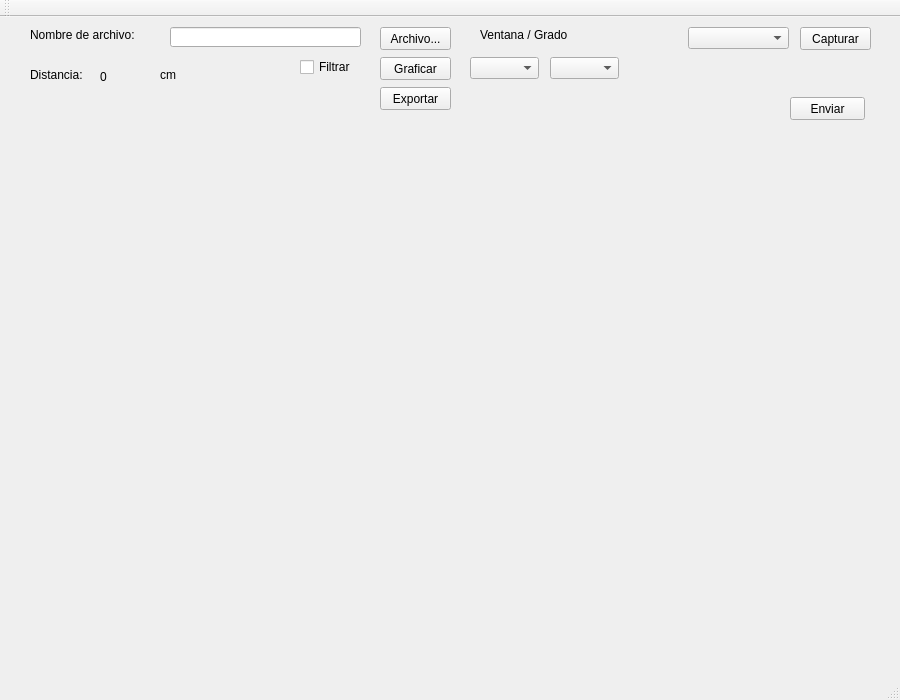
<?xml version="1.0" encoding="UTF-8"?>
<ui version="4.0">
 <class>MainWindow</class>
 <widget class="QMainWindow" name="MainWindow">
  <property name="geometry">
   <rect>
    <x>0</x>
    <y>0</y>
    <width>900</width>
    <height>700</height>
   </rect>
  </property>
  <property name="windowTitle">
   <string>MainWindow</string>
  </property>
  <widget class="QWidget" name="centralWidget">
   <widget class="QPushButton" name="btnCapturar">
    <property name="geometry">
     <rect>
      <x>800</x>
      <y>10</y>
      <width>71</width>
      <height>23</height>
     </rect>
    </property>
    <property name="text">
     <string>Capturar</string>
    </property>
   </widget>
   <widget class="QLabel" name="lblDistancia">
    <property name="geometry">
     <rect>
      <x>30</x>
      <y>50</y>
      <width>71</width>
      <height>16</height>
     </rect>
    </property>
    <property name="text">
     <string>Distancia:</string>
    </property>
   </widget>
   <widget class="QLabel" name="lblCm">
    <property name="geometry">
     <rect>
      <x>160</x>
      <y>50</y>
      <width>21</width>
      <height>16</height>
     </rect>
    </property>
    <property name="text">
     <string>cm</string>
    </property>
   </widget>
   <widget class="QLabel" name="lblCmNum">
    <property name="geometry">
     <rect>
      <x>100</x>
      <y>50</y>
      <width>51</width>
      <height>20</height>
     </rect>
    </property>
    <property name="text">
     <string>0</string>
    </property>
   </widget>
   <widget class="QLabel" name="lblArchivo">
    <property name="geometry">
     <rect>
      <x>30</x>
      <y>10</y>
      <width>131</width>
      <height>16</height>
     </rect>
    </property>
    <property name="text">
     <string>Nombre de archivo:</string>
    </property>
   </widget>
   <widget class="QLineEdit" name="leFile">
    <property name="geometry">
     <rect>
      <x>170</x>
      <y>10</y>
      <width>191</width>
      <height>20</height>
     </rect>
    </property>
   </widget>
   <widget class="QCustomPlot" name="customPlot" native="true">
    <property name="geometry">
     <rect>
      <x>20</x>
      <y>110</y>
      <width>861</width>
      <height>531</height>
     </rect>
    </property>
   </widget>
   <widget class="QPushButton" name="btnFile">
    <property name="geometry">
     <rect>
      <x>380</x>
      <y>10</y>
      <width>71</width>
      <height>23</height>
     </rect>
    </property>
    <property name="text">
     <string>Archivo...</string>
    </property>
   </widget>
   <widget class="QPushButton" name="btnPlot">
    <property name="geometry">
     <rect>
      <x>380</x>
      <y>40</y>
      <width>71</width>
      <height>23</height>
     </rect>
    </property>
    <property name="text">
     <string>Graficar</string>
    </property>
   </widget>
   <widget class="QPushButton" name="btnExport">
    <property name="geometry">
     <rect>
      <x>380</x>
      <y>70</y>
      <width>71</width>
      <height>23</height>
     </rect>
    </property>
    <property name="text">
     <string>Exportar</string>
    </property>
   </widget>
   <widget class="QCheckBox" name="chbxFilter">
    <property name="geometry">
     <rect>
      <x>300</x>
      <y>40</y>
      <width>71</width>
      <height>20</height>
     </rect>
    </property>
    <property name="text">
     <string>Filtrar</string>
    </property>
   </widget>
   <widget class="QComboBox" name="cmbxWindow">
    <property name="geometry">
     <rect>
      <x>470</x>
      <y>40</y>
      <width>69</width>
      <height>22</height>
     </rect>
    </property>
   </widget>
   <widget class="QComboBox" name="cmbxGrade">
    <property name="geometry">
     <rect>
      <x>550</x>
      <y>40</y>
      <width>69</width>
      <height>22</height>
     </rect>
    </property>
   </widget>
   <widget class="QLabel" name="label">
    <property name="geometry">
     <rect>
      <x>480</x>
      <y>10</y>
      <width>101</width>
      <height>16</height>
     </rect>
    </property>
    <property name="text">
     <string>Ventana / Grado</string>
    </property>
   </widget>
   <widget class="QComboBox" name="cmbxSerialPorts">
    <property name="geometry">
     <rect>
      <x>688</x>
      <y>10</y>
      <width>101</width>
      <height>22</height>
     </rect>
    </property>
   </widget>
   <widget class="QPushButton" name="btnLngLat">
    <property name="geometry">
     <rect>
      <x>790</x>
      <y>80</y>
      <width>75</width>
      <height>23</height>
     </rect>
    </property>
    <property name="text">
     <string>Enviar</string>
    </property>
   </widget>
  </widget>
  <widget class="QMenuBar" name="menuBar">
   <property name="geometry">
    <rect>
     <x>0</x>
     <y>0</y>
     <width>900</width>
     <height>21</height>
    </rect>
   </property>
  </widget>
  <widget class="QStatusBar" name="statusBar"/>
  <widget class="QToolBar" name="mainToolBar">
   <attribute name="toolBarArea">
    <enum>TopToolBarArea</enum>
   </attribute>
   <attribute name="toolBarBreak">
    <bool>false</bool>
   </attribute>
  </widget>
  <action name="actionPuerto_serial">
   <property name="text">
    <string>Puerto serial</string>
   </property>
  </action>
 </widget>
 <layoutdefault spacing="6" margin="11"/>
 <customwidgets>
  <customwidget>
   <class>QCustomPlot</class>
   <extends>QWidget</extends>
   <header>qcustomplot.h</header>
   <container>1</container>
  </customwidget>
 </customwidgets>
 <resources/>
 <connections/>
</ui>
